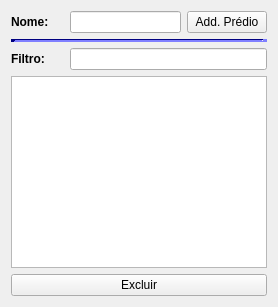
             <widget class="QWidget" name="tab_4">
              <attribute name="title">
               <string>Prédios</string>
              </attribute>
              <layout class="QGridLayout" name="gridLayout_9">
               <item row="3" column="1" colspan="3">
                <widget class="QLineEdit" name="lineEdit_8"/>
               </item>
               <item row="0" column="1" colspan="2">
                <widget class="QLineEdit" name="nome_predio"/>
               </item>
               <item row="0" column="0">
                <widget class="QLabel" name="label_20">
                 <property name="font">
                  <font>
                   <weight>75</weight>
                   <bold>true</bold>
                  </font>
                 </property>
                 <property name="text">
                  <string>Nome:</string>
                 </property>
                </widget>
               </item>
               <item row="5" column="0" colspan="4">
                <widget class="QPushButton" name="pushButton_12">
                 <property name="text">
                  <string>Excluir</string>
                 </property>
                </widget>
               </item>
               <item row="0" column="3">
                <widget class="QPushButton" name="but_addpredio">
                 <property name="text">
                  <string>Add. Prédio</string>
                 </property>
                </widget>
               </item>
               <item row="3" column="0">
                <widget class="QLabel" name="label_21">
                 <property name="font">
                  <font>
                   <weight>75</weight>
                   <bold>true</bold>
                  </font>
                 </property>
                 <property name="text">
                  <string>Filtro:</string>
                 </property>
                </widget>
               </item>
               <item row="4" column="0" colspan="4">
                <widget class="QTableWidget" name="table_predio">
                 <property name="editTriggers">
                  <set>QAbstractItemView::NoEditTriggers</set>
                 </property>
                 <property name="selectionMode">
                  <enum>QAbstractItemView::MultiSelection</enum>
                 </property>
                 <property name="selectionBehavior">
                  <enum>QAbstractItemView::SelectRows</enum>
                 </property>
                 <attribute name="horizontalHeaderStretchLastSection">
                  <bool>true</bool>
                 </attribute>
                 <attribute name="verticalHeaderVisible">
                  <bool>false</bool>
                 </attribute>
                </widget>
               </item>
               <item row="1" column="0" colspan="4">
                <widget class="Line" name="line_2">
                 <property name="palette">
                  <palette>
                   <active>
                    <colorrole role="WindowText">
                     <brush brushstyle="SolidPattern">
                      <color alpha="255">
                       <red>0</red>
                       <green>0</green>
                       <blue>0</blue>
                      </color>
                     </brush>
                    </colorrole>
                    <colorrole role="Button">
                     <brush brushstyle="SolidPattern">
                      <color alpha="255">
                       <red>0</red>
                       <green>0</green>
                       <blue>255</blue>
                      </color>
                     </brush>
                    </colorrole>
                    <colorrole role="Light">
                     <brush brushstyle="SolidPattern">
                      <color alpha="255">
                       <red>127</red>
                       <green>127</green>
                       <blue>255</blue>
                      </color>
                     </brush>
                    </colorrole>
                    <colorrole role="Midlight">
                     <brush brushstyle="SolidPattern">
                      <color alpha="255">
                       <red>63</red>
                       <green>63</green>
                       <blue>255</blue>
                      </color>
                     </brush>
                    </colorrole>
                    <colorrole role="Dark">
                     <brush brushstyle="SolidPattern">
                      <color alpha="255">
                       <red>0</red>
                       <green>0</green>
                       <blue>127</blue>
                      </color>
                     </brush>
                    </colorrole>
                    <colorrole role="Mid">
                     <brush brushstyle="SolidPattern">
                      <color alpha="255">
                       <red>0</red>
                       <green>0</green>
                       <blue>170</blue>
                      </color>
                     </brush>
                    </colorrole>
                    <colorrole role="Text">
                     <brush brushstyle="SolidPattern">
                      <color alpha="255">
                       <red>0</red>
                       <green>0</green>
                       <blue>0</blue>
                      </color>
                     </brush>
                    </colorrole>
                    <colorrole role="BrightText">
                     <brush brushstyle="SolidPattern">
                      <color alpha="255">
                       <red>255</red>
                       <green>255</green>
                       <blue>255</blue>
                      </color>
                     </brush>
                    </colorrole>
                    <colorrole role="ButtonText">
                     <brush brushstyle="SolidPattern">
                      <color alpha="255">
                       <red>0</red>
                       <green>0</green>
                       <blue>0</blue>
                      </color>
                     </brush>
                    </colorrole>
                    <colorrole role="Base">
                     <brush brushstyle="SolidPattern">
                      <color alpha="255">
                       <red>255</red>
                       <green>255</green>
                       <blue>255</blue>
                      </color>
                     </brush>
                    </colorrole>
                    <colorrole role="Window">
                     <brush brushstyle="SolidPattern">
                      <color alpha="255">
                       <red>0</red>
                       <green>0</green>
                       <blue>255</blue>
                      </color>
                     </brush>
                    </colorrole>
                    <colorrole role="Shadow">
                     <brush brushstyle="SolidPattern">
                      <color alpha="255">
                       <red>0</red>
                       <green>0</green>
                       <blue>0</blue>
                      </color>
                     </brush>
                    </colorrole>
                    <colorrole role="AlternateBase">
                     <brush brushstyle="SolidPattern">
                      <color alpha="255">
                       <red>127</red>
                       <green>127</green>
                       <blue>255</blue>
                      </color>
                     </brush>
                    </colorrole>
                    <colorrole role="ToolTipBase">
                     <brush brushstyle="SolidPattern">
                      <color alpha="255">
                       <red>255</red>
                       <green>255</green>
                       <blue>220</blue>
                      </color>
                     </brush>
                    </colorrole>
                    <colorrole role="ToolTipText">
                     <brush brushstyle="SolidPattern">
                      <color alpha="255">
                       <red>0</red>
                       <green>0</green>
                       <blue>0</blue>
                      </color>
                     </brush>
                    </colorrole>
                   </active>
                   <inactive>
                    <colorrole role="WindowText">
                     <brush brushstyle="SolidPattern">
                      <color alpha="255">
                       <red>0</red>
                       <green>0</green>
                       <blue>0</blue>
                      </color>
                     </brush>
                    </colorrole>
                    <colorrole role="Button">
                     <brush brushstyle="SolidPattern">
                      <color alpha="255">
                       <red>0</red>
                       <green>0</green>
                       <blue>255</blue>
                      </color>
                     </brush>
                    </colorrole>
                    <colorrole role="Light">
                     <brush brushstyle="SolidPattern">
                      <color alpha="255">
                       <red>127</red>
                       <green>127</green>
                       <blue>255</blue>
                      </color>
                     </brush>
                    </colorrole>
                    <colorrole role="Midlight">
                     <brush brushstyle="SolidPattern">
                      <color alpha="255">
                       <red>63</red>
                       <green>63</green>
                       <blue>255</blue>
                      </color>
                     </brush>
                    </colorrole>
                    <colorrole role="Dark">
                     <brush brushstyle="SolidPattern">
                      <color alpha="255">
                       <red>0</red>
                       <green>0</green>
                       <blue>127</blue>
                      </color>
                     </brush>
                    </colorrole>
                    <colorrole role="Mid">
                     <brush brushstyle="SolidPattern">
                      <color alpha="255">
                       <red>0</red>
                       <green>0</green>
                       <blue>170</blue>
                      </color>
                     </brush>
                    </colorrole>
                    <colorrole role="Text">
                     <brush brushstyle="SolidPattern">
                      <color alpha="255">
                       <red>0</red>
                       <green>0</green>
                       <blue>0</blue>
                      </color>
                     </brush>
                    </colorrole>
                    <colorrole role="BrightText">
                     <brush brushstyle="SolidPattern">
                      <color alpha="255">
                       <red>255</red>
                       <green>255</green>
                       <blue>255</blue>
                      </color>
                     </brush>
                    </colorrole>
                    <colorrole role="ButtonText">
                     <brush brushstyle="SolidPattern">
                      <color alpha="255">
                       <red>0</red>
                       <green>0</green>
                       <blue>0</blue>
                      </color>
                     </brush>
                    </colorrole>
                    <colorrole role="Base">
                     <brush brushstyle="SolidPattern">
                      <color alpha="255">
                       <red>255</red>
                       <green>255</green>
                       <blue>255</blue>
                      </color>
                     </brush>
                    </colorrole>
                    <colorrole role="Window">
                     <brush brushstyle="SolidPattern">
                      <color alpha="255">
                       <red>0</red>
                       <green>0</green>
                       <blue>255</blue>
                      </color>
                     </brush>
                    </colorrole>
                    <colorrole role="Shadow">
                     <brush brushstyle="SolidPattern">
                      <color alpha="255">
                       <red>0</red>
                       <green>0</green>
                       <blue>0</blue>
                      </color>
                     </brush>
                    </colorrole>
                    <colorrole role="AlternateBase">
                     <brush brushstyle="SolidPattern">
                      <color alpha="255">
                       <red>127</red>
                       <green>127</green>
                       <blue>255</blue>
                      </color>
                     </brush>
                    </colorrole>
                    <colorrole role="ToolTipBase">
                     <brush brushstyle="SolidPattern">
                      <color alpha="255">
                       <red>255</red>
                       <green>255</green>
                       <blue>220</blue>
                      </color>
                     </brush>
                    </colorrole>
                    <colorrole role="ToolTipText">
                     <brush brushstyle="SolidPattern">
                      <color alpha="255">
                       <red>0</red>
                       <green>0</green>
                       <blue>0</blue>
                      </color>
                     </brush>
                    </colorrole>
                   </inactive>
                   <disabled>
                    <colorrole role="WindowText">
                     <brush brushstyle="SolidPattern">
                      <color alpha="255">
                       <red>0</red>
                       <green>0</green>
                       <blue>127</blue>
                      </color>
                     </brush>
                    </colorrole>
                    <colorrole role="Button">
                     <brush brushstyle="SolidPattern">
                      <color alpha="255">
                       <red>0</red>
                       <green>0</green>
                       <blue>255</blue>
                      </color>
                     </brush>
                    </colorrole>
                    <colorrole role="Light">
                     <brush brushstyle="SolidPattern">
                      <color alpha="255">
                       <red>127</red>
                       <green>127</green>
                       <blue>255</blue>
                      </color>
                     </brush>
                    </colorrole>
                    <colorrole role="Midlight">
                     <brush brushstyle="SolidPattern">
                      <color alpha="255">
                       <red>63</red>
                       <green>63</green>
                       <blue>255</blue>
                      </color>
                     </brush>
                    </colorrole>
                    <colorrole role="Dark">
                     <brush brushstyle="SolidPattern">
                      <color alpha="255">
                       <red>0</red>
                       <green>0</green>
                       <blue>127</blue>
                      </color>
                     </brush>
                    </colorrole>
                    <colorrole role="Mid">
                     <brush brushstyle="SolidPattern">
                      <color alpha="255">
                       <red>0</red>
                       <green>0</green>
                       <blue>170</blue>
                      </color>
                     </brush>
                    </colorrole>
                    <colorrole role="Text">
                     <brush brushstyle="SolidPattern">
                      <color alpha="255">
                       <red>0</red>
                       <green>0</green>
                       <blue>127</blue>
                      </color>
                     </brush>
                    </colorrole>
                    <colorrole role="BrightText">
                     <brush brushstyle="SolidPattern">
                      <color alpha="255">
                       <red>255</red>
                       <green>255</green>
                       <blue>255</blue>
                      </color>
                     </brush>
                    </colorrole>
                    <colorrole role="ButtonText">
                     <brush brushstyle="SolidPattern">
                      <color alpha="255">
                       <red>0</red>
                       <green>0</green>
                       <blue>127</blue>
                      </color>
                     </brush>
                    </colorrole>
                    <colorrole role="Base">
                     <brush brushstyle="SolidPattern">
                      <color alpha="255">
                       <red>0</red>
                       <green>0</green>
                       <blue>255</blue>
                      </color>
                     </brush>
                    </colorrole>
                    <colorrole role="Window">
                     <brush brushstyle="SolidPattern">
                      <color alpha="255">
                       <red>0</red>
                       <green>0</green>
                       <blue>255</blue>
                      </color>
                     </brush>
                    </colorrole>
                    <colorrole role="Shadow">
                     <brush brushstyle="SolidPattern">
                      <color alpha="255">
                       <red>0</red>
                       <green>0</green>
                       <blue>0</blue>
                      </color>
                     </brush>
                    </colorrole>
                    <colorrole role="AlternateBase">
                     <brush brushstyle="SolidPattern">
                      <color alpha="255">
                       <red>0</red>
                       <green>0</green>
                       <blue>255</blue>
                      </color>
                     </brush>
                    </colorrole>
                    <colorrole role="ToolTipBase">
                     <brush brushstyle="SolidPattern">
                      <color alpha="255">
                       <red>255</red>
                       <green>255</green>
                       <blue>220</blue>
                      </color>
                     </brush>
                    </colorrole>
                    <colorrole role="ToolTipText">
                     <brush brushstyle="SolidPattern">
                      <color alpha="255">
                       <red>0</red>
                       <green>0</green>
                       <blue>0</blue>
                      </color>
                     </brush>
                    </colorrole>
                   </disabled>
                  </palette>
                 </property>
                 <property name="frameShadow">
                  <enum>QFrame::Sunken</enum>
                 </property>
                 <property name="lineWidth">
                  <number>5</number>
                 </property>
                 <property name="orientation">
                  <enum>Qt::Horizontal</enum>
                 </property>
                </widget>
               </item>
              </layout>
             </widget>
